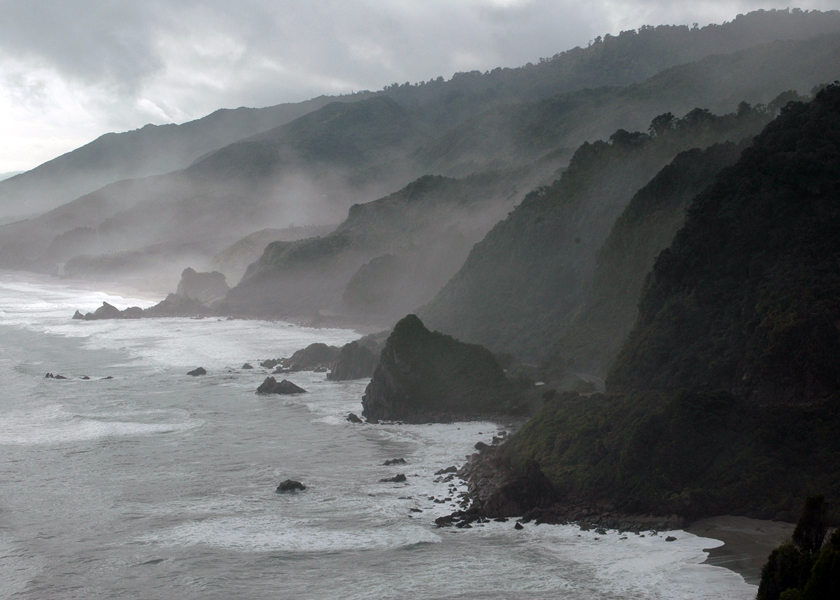
#> input picture 03_image_enhancement/images/New_Zealand_Coast.jpg, 840 x 600 px
$ python A_addition_or_brightness.py
#> lines starting #> are read from the running program, lines starting #| are printed output that depends on the picture
import cv2
import numpy as np
import matplotlib.pyplot as plt


img_bgr = cv2.imread("images/New_Zealand_Coast.jpg", cv2.IMREAD_COLOR)
#> img_bgr is the input picture: shape (600, 840, 3); mean B, G, R 115.2, 113.8, 110.9
img_rgb = cv2.cvtColor(img_bgr, cv2.COLOR_BGR2RGB)

#  --> img_rgb = img_bgr[:, :, ::-1]

plt.imshow(img_rgb)
plt.show()


matrix = np.ones(img_rgb.shape, dtype="uint8") * 50

img_rgb_brighter = cv2.add(img_rgb, matrix)
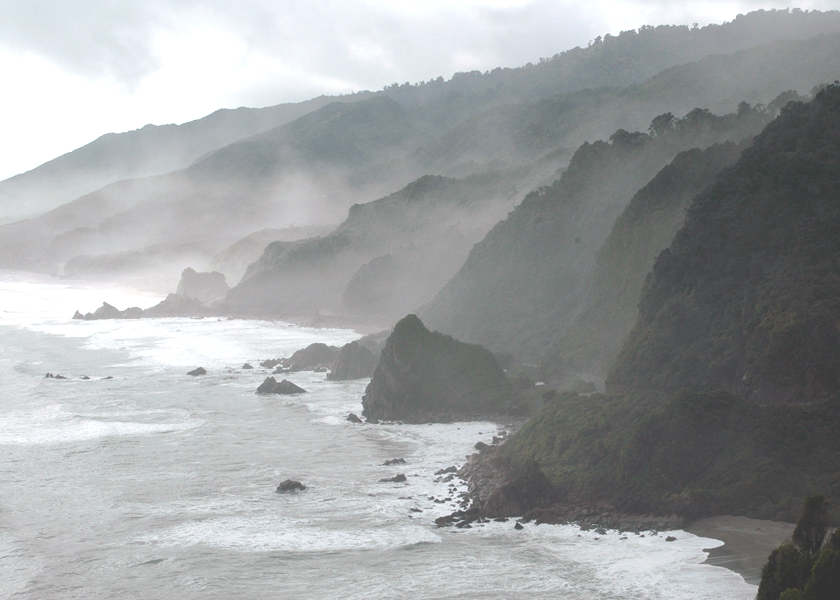
#> img_rgb_brighter: shape (600, 840, 3); mean R, G, B 159.8, 162.5, 163.8
img_rgb_darker   = cv2.subtract(img_rgb, matrix)
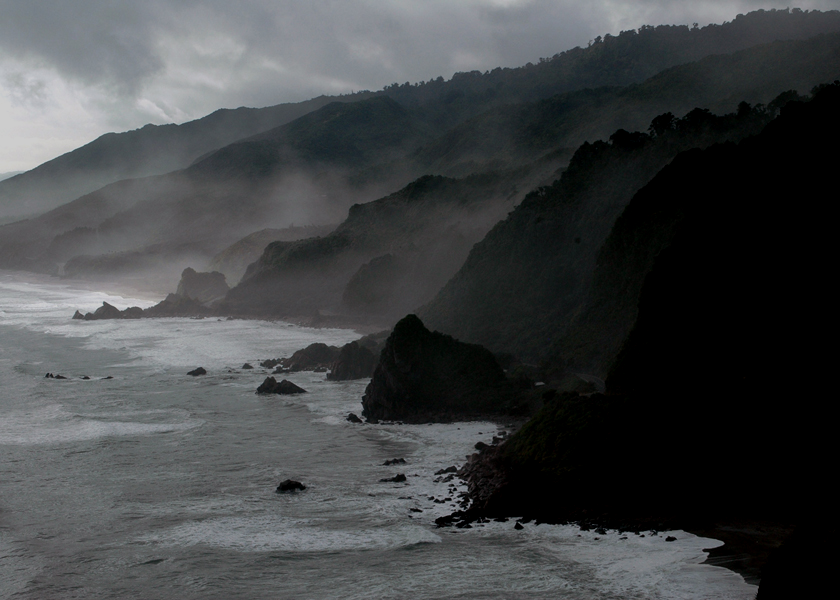
#> img_rgb_darker: shape (600, 840, 3); mean R, G, B 66, 68.7, 70.1


# Show the images
plt.figure(figsize=[18, 5])
plt.subplot(131), plt.axis("off"), plt.imshow(img_rgb_darker),  plt.title("Darker", fontsize=18)
plt.subplot(132), plt.axis("off"), plt.imshow(img_rgb),         plt.title("Original", fontsize=18)
plt.subplot(133), plt.axis("off"), plt.imshow(img_rgb_brighter),plt.title("Brighter", fontsize=18)
plt.savefig("images/brightness.jpg")
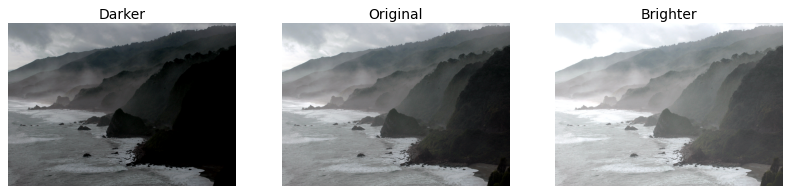
#> figure drawn by matplotlib, 3 panels
plt.show()
